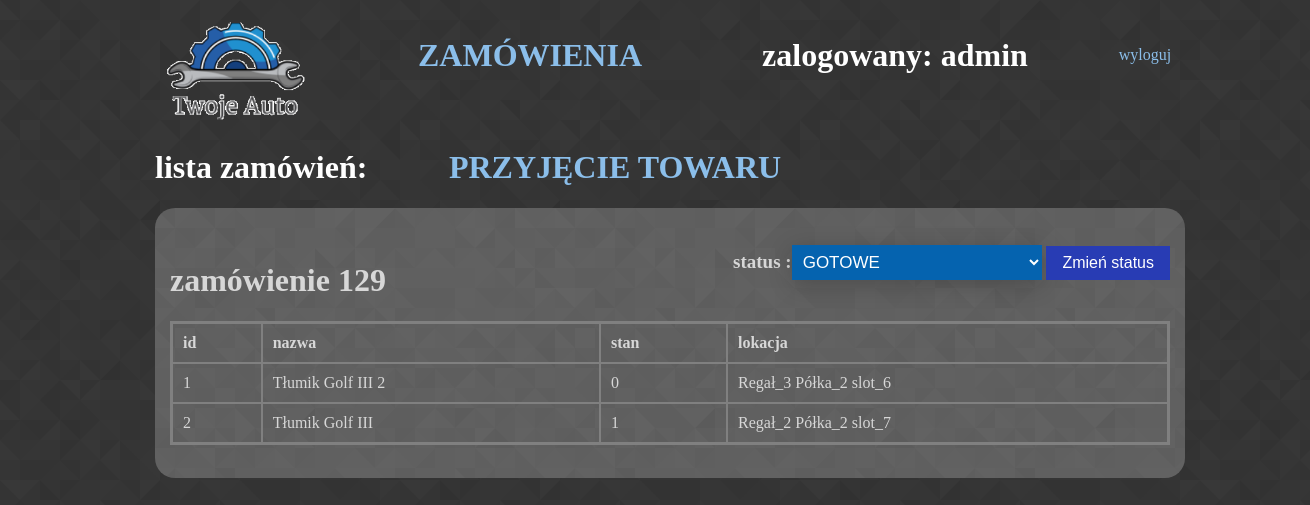
The app's page /cart_nr/129/ (signed in), older data.
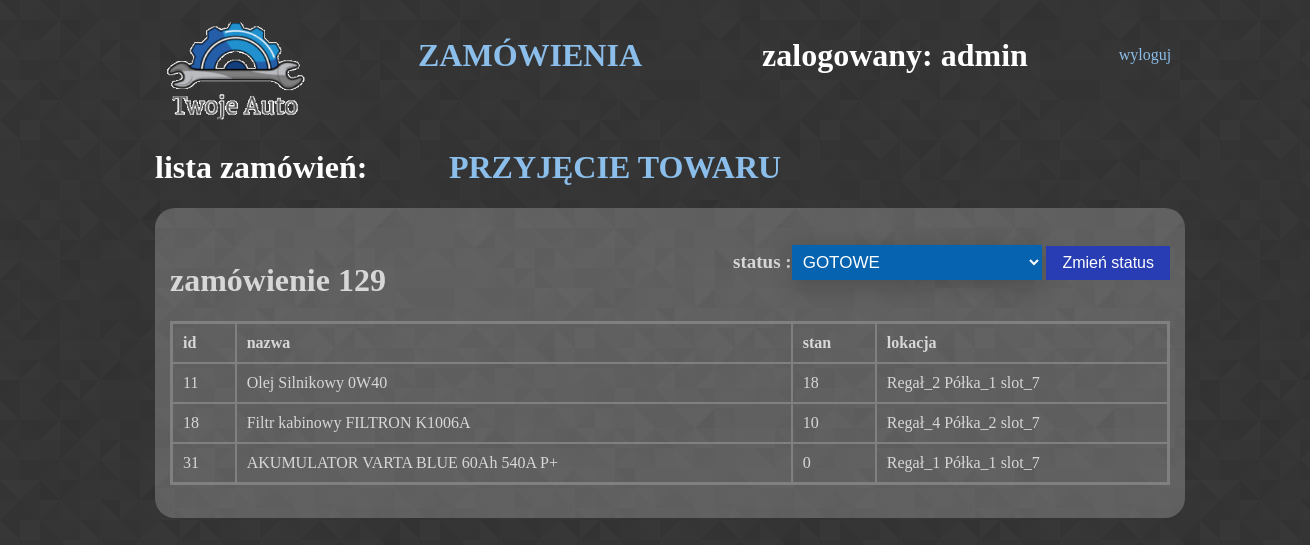
The same page, newer data.
### produkty/models.py (models this page shows, shortened)
class Produkty(models.Model):
    n_cz    = 876543
    nazwa   = models.CharField(max_length=60)
    opis    = models.TextField(blank=True)
    cena    = models.DecimalField(max_digits=99999 ,decimal_places=2)
    producent = models.ForeignKey(Producent,on_delete=models.CASCADE,blank=True,null=True)
    kategoria = models.ForeignKey(Kategoria,on_delete=models.CASCADE,blank=True,null=True)
    obraz   = models.FileField(upload_to='', blank=True)
    created = models.DateTimeField(auto_now_add=True)
    updated = models.DateTimeField(auto_now=True)
    stan    = models.PositiveIntegerField(validators=[MinValueValidator(1)])
    numer   = models.IntegerField(default= 0 ,unique=False,blank=True, null=True)
    regał_wygory = models.TextChoices('regały', 'Regał_1 Regał_2 Regał_3 Regał_4')
    lokacja_x_wybory = models.TextChoices('lokacje', 'slot_1 slot_2 slot_3 slot_4 slot_5 slot_6 slot_7 slot_8')
    półka_wybory = models.TextChoices('półki', 'Półka_1 Półka_2 Półka_3 Półka_4')
    regał = models.CharField(default='Regał_1', blank=True, choices=regał_wygory.choices, max_length=30)
    półka = models.CharField(default='Półka_3', blank=False, choices=półka_wybory.choices, max_length=30)
    lokacja_x = models.CharField(default='slot_1', blank=True, choices=lokacja_x_wybory.choices, max_length=30)
    class Meta:
        verbose_name        = "Produkt"
        verbose_name_plural = "Produkty"

### koszyk/views.py (the view)
# urls.py: path('cart_nr/<int:c_id>/', cart_nr, name='cart_nr'),
def cart_nr(request, c_id):
    cart = get_object_or_404(Cart, id=c_id)
    czy_sprzedawca = request.user.groups.filter(name='Sprzedawca').exists()
    if czy_sprzedawca:
        form = Zmiana_Statusu(request.POST or None, instance=cart)
    else:
        form = Zmiana_Statusu_M(request.POST or None, instance=cart)
    if form.is_valid():
        form.save()
        return redirect("magazyn")
    context = {"cart": cart, "form": form, 'czy_sprzedawca': czy_sprzedawca, }
    template = "cart/cart_nr.html"
    return render(request, template, context)

### koszyk/forms.py
class Zmiana_Statusu_M(forms.ModelForm):
    class Meta:
        model = Cart
        fields = ['status']
        labels = {"status": "status    :"}
    def __init__(self, *args, **kwargs):
        super(Zmiana_Statusu_M, self).__init__(*args, **kwargs)
        self.fields['status'].choices = Status_m.my_choices

### produkty/templates/cart/cart_nr.html (shortened to what this page needs)
{% extends 'cart/baza_magazyn.html' %}
{% block content %}
{% if cart %}
<div id="content">
    <div id="dodaj">
        <br>
        <h1>zamówienie {{cart.id}} </h1>
    </div>
<div class="box">
    <br>
    <form  method="POST"> {% csrf_token %}
        {{ form.as_table }}
        <input type="submit" value="Zmień status" />
    </form>
</div>
<br>
    <table>
        <tr>
            <th style="width=20px">id</th>
            <th>nazwa</th>
            <th>stan</th>
            {% if not czy_sprzedawca %}
                <th style="width=100px">lokacja </th>
            {% endif %}
        </tr>
    {% for item in cart.products.all %}
        <tr>
            <td>{{ item.id }}</td>
            <td>{{ item.nazwa }}</td>
            <td>{{ item.stan }}</td>
            {% if not czy_sprzedawca %}
            <td> {{ item.regał }}    {{item.półka}}    {{ item.lokacja_x }}</td>
            {% endif %}
        </tr>
    {% endfor %}
    </table>
{% else %}
    BRAK ZAMÓWIEŃ
{% endif %}
    </div>
{% endblock content %}

Row changes from the older to the newer data that the page shows:
no longer on this page (row unchanged): Produkty: id "1", nazwa "Tłumik Golf III 2", stan "0", regał "Regał_3", półka "Półka_2", lokacja_x "slot_6"
no longer on this page (row unchanged): Produkty: id "2", nazwa "Tłumik Golf III", stan "1", regał "Regał_2", półka "Półka_2", lokacja_x "slot_7"
now on this page (row edited): Produkty: id "11", nazwa "Olej Silnikowy 0W40", stan "18", regał "Regał_2", półka "Półka_1", lokacja_x "slot_7"
now on this page (row unchanged): Produkty: id "18", nazwa "Filtr kabinowy FILTRON K1006A", stan "10", regał "Regał_4", półka "Półka_2", lokacja_x "slot_7"
now on this page (row unchanged): Produkty: id "31", nazwa "AKUMULATOR VARTA BLUE 60Ah 540A P+", stan "0", regał "Regał_1", półka "Półka_1", lokacja_x "slot_7"
